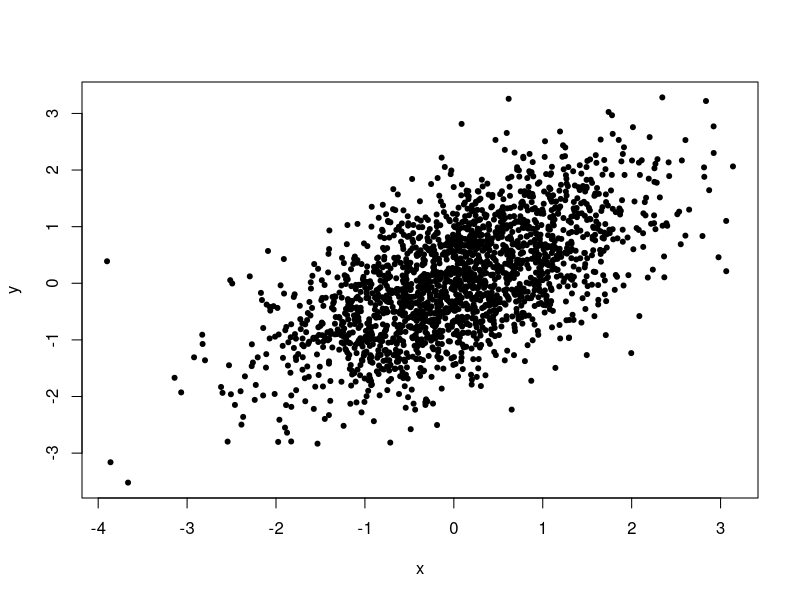

This chart was generated by the following R code:
rho <- 0.60
trials <- 2000
sdev <- sqrt(1-rho^2)
simlist <- matrix(rep(0,2*trials),ncol=2)
for (i in 2:trials) {
simlist[i,1] <- rnorm(1,rho*simlist[i-1,2],sdev)
simlist[i,2] <- rnorm(1,rho*simlist[i,1],sdev) }
plot(simlist,pch=20,xlab="x",ylab="y",main="")